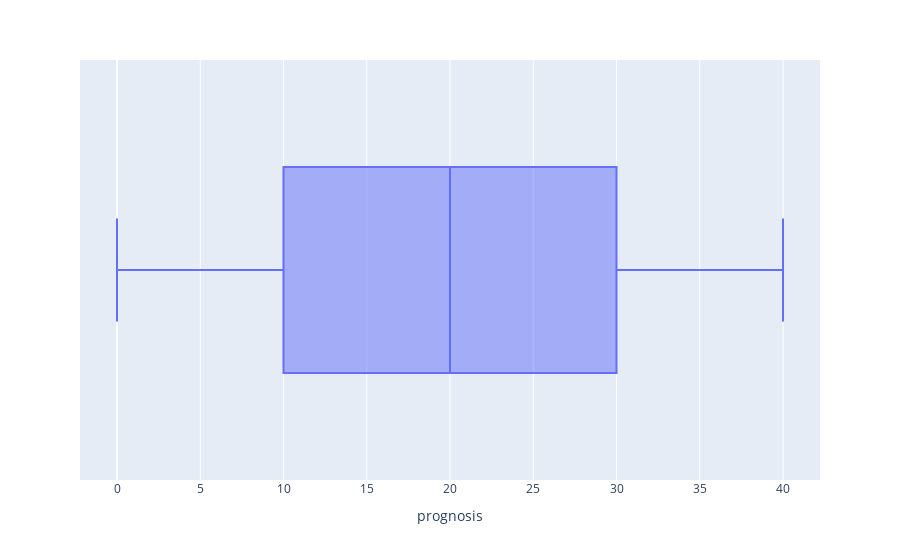

Write notebook code for a chart like this one.
### Code cell
fig = px.box(train, x = 'prognosis')
fig.show()

### Figure 1 — Plotly figure (JSON) as saved in the notebook; plotly's stock layout.template omitted (floating-point values rounded to 4 significant figures; data arrays with more than 128 entries replaced by an {"elided": "..."} marker saying what was removed)
{"data": [{"alignmentgroup": "True", "hovertemplate": "prognosis=%{x}<extra></extra>", "legendgroup": "", "marker": {"color": "#636efa"}, "name": "", "notched": false, "offsetgroup": "", "orientation": "h", "showlegend": false, "type": "box", "x": {"elided": "4920 int values"}, "x0": " ", "xaxis": "x", "y0": " ", "yaxis": "y"}], "layout": {"boxmode": "group", "legend": {"tracegroupgap": 0}, "margin": {"t": 60}, "xaxis": {"anchor": "y", "domain": [0, 1], "title": {"text": "prognosis"}}, "yaxis": {"anchor": "x", "domain": [0, 1]}}}
